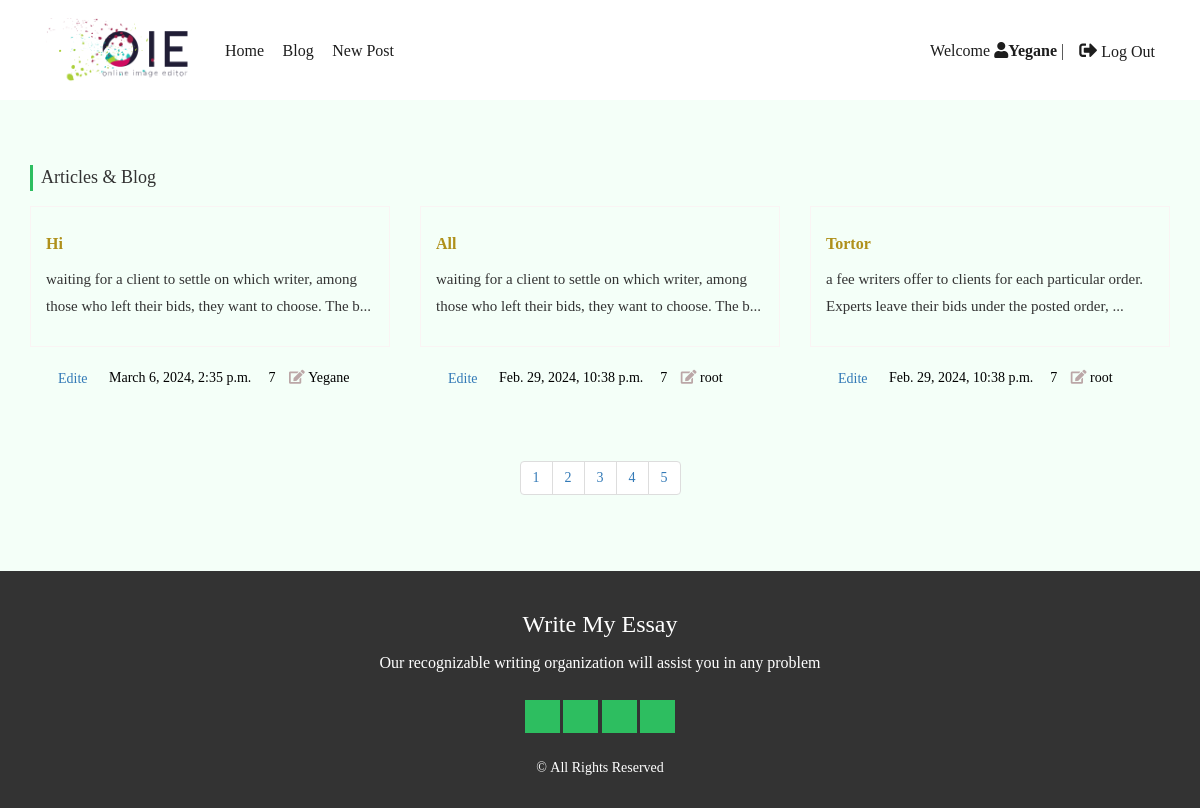
Screenshot of /blog/ (signed in) with the database file from the repository.
### blog/models.py (models this page shows, shortened)
class BaseModel(models.Model):
    created_at = models.DateTimeField(auto_now_add=True)
    updated_at = models.DateTimeField(auto_now=True)
    class Meta:
        abstract = True

class Post(BaseModel):
    class Meta:
        verbose_name_plural = 'Posts'
    STATUS_CHOICES = (
        ('pub', 'Published'),
        ('drf', 'Draft')
    )
    title = models.CharField(max_length=100)
    text = models.TextField()
    author = models.ForeignKey(User, on_delete=models.CASCADE, )
    status = models.CharField(choices=STATUS_CHOICES, max_length=3, default='pub')

### blog/views.py (the view)
# urls.py: path('', views.PostListView.as_view(), name='posts_list'),
class PostListView(generic.ListView):
    template_name = 'blog/posts_list.html'
    context_object_name = 'posts'
    def get_queryset(self):
        return Post.objects.filter(status='pub').order_by('-updated_at')

### blog/templates/blog/posts_list.html (shortened to what this page needs)
{% extends '_base.html' %}
{% load static %}
{% block content %}
    <div class="blog-box blog-page">
        <div class="container">
            <div class="title"><span>Articles & Blog</span></div>
            <div class="row">
                {% for p in posts %}
                    <div class="col-md-4">
                        <a href="{% url 'post_detail' p.id %}">
                            <div class="article-box">
                                <div class="a-text">
                                    <h4>{{ p.title }}</h4>
                                    <p>{{ p.text|slice:':107' }}...</p>
                                </div>
                        </a>
                        <div class="a-meta">
                            <a href="{% url 'post_update' p.id %}" class="btn" style="margin-right: 5px">Edite</a>
                                <span>{{ p.updated_at }}</span>
                                <span>&nbsp;7</span>
                                <span><i class="fa fa-edit"></i>&nbsp;{{ p.author }}</span>
                        </div>
                    </div>
                    </div>
                {% endfor %}
            <div class="col-md-12 text-center">
                <ul class="pagination">
                    <li><a href="#">1</a></li>
                    <li><a href="#">2</a></li>
                    <li><a href="#">3</a></li>
                    <li><a href="#">4</a></li>
                    <li><a href="#">5</a></li>
                </ul>
            </div>
{% endblock %}

### templates/_base.html (shortened to what this page needs)
{% load static %}
<!doctype html>
<html>
<head>
    <link rel="stylesheet" href="{% static 'css/blog/bootstrap.css' %}">
 <link rel="stylesheet" href="https://cdnjs.cloudflare.com/ajax/libs/font-awesome/5.15.4/css/all.min.css">
    <link rel="stylesheet" href="{% static 'css/blog/style.css' %}">
</head>
<body>
<header>
    <div class="top-menu">
        <div class="container">
            <div class="row">
                <div class="col-md-2 text-left">
                    <div class="logo">
                        <img src="{% static 'img/blog/logo.png' %}" alt="">
                    </div>
                </div>
                <div class="col-md-10">
                    <div class="main-menu">
                        <ul>
                            <li><a href="{% url 'home' %}">Home</a></li>
                            <li><a href="{% url 'posts_list' %}">Blog</a></li>
                            <li><a href="{% url 'post_create' %}">New Post</a></li>
                            {% if user.is_authenticated %}
                                <li class="my_li"><a>
                                <form action="{% url 'logout' %}" method="post" >
                                    <button class='btn_sub' type="submit"  ><i class="fa fa-sign-out-alt" style="font-size:18px;margin-top:1px; "></i> Log Out</button>
                                </form></a>    </li>
                                <li class="my_li"><a> Welcome <i class="fa fa-user" >{{ user.username }}</i></a>  |</li>
                             {% else %}
                                <li  class="fa fa-sign-in-alt my_li"><a href="{% url 'login' %}" >login</a></li>
                                <li  class="fa fa-sign-in-alt my_li"><a href="{% url 'signup' %}" >Sign UP</a>  |</li>
                            {% endif %}
                        </ul>
                    </div>
                </div>
            </div>
        </div>
    </div>
</header>
{% block content %}
{% endblock %}
<footer>
    <div class="footer text-center">
        <div class="container">
            <div class="row">
                <div class="col-md-12">
                    <div class="footer-desc">
                        <h3>Write My Essay</h3>
                        <p>Our recognizable writing organization will assist you in any problem</p>
                    </div>
                    <div class="footer-social">
                        <ul>
                            <li><a href="#"><i class="fa fa-facebook"></i></a></li>
                            <li><a href="#"><i class="fa fa-twitter"></i></a></li>
                            <li><a href="#"><i class="fa fa-instagram"></i></a></li>
                            <li><a href="#"><i class="fa fa-linkedin"></i></a></li>
                        </ul>
                    </div>
                    <div class="footer-copy-r">
                        <p>&copy;&nbsp;All Rights Reserved</p>
                        <br>
                    </div>
                </div>
            </div>
        </div>
    </div>
</footer>
</body>
</html>

### static/css/blog/style.css (style rules this page uses)
* { font-family: farabin; font-weight: 300; box-sizing: border-box; padding: 0; margin: 0; }
html { overflow-x: hidden !important; }
body { font-family:farabin; direction: ltr; overflow-x: hidden !important; margin: 0; padding: 0; background-color: rgb(244, 255, 248); }
ol,ul { margin: 0; padding: 0; }
li { list-style: none; }
a,a:hover,a:focus { text-decoration: none; }
a,a:hover,a:focus,figure,figure:hover,figcaption,i,i:hover,img,i { text-decoration: none; transition: all 0.3s; -webkit-transition: all 0.3s; -moz-transition: all 0.3s; -o-transition: all 0.3s; }
img { max-width: 100%; margin: 0 auto; }
h3, .h3 { font-size: 18px !important; line-height: 1.5; font-family:'farabin',tahoma; }
h4, .h4 { font-size: 16px !important; line-height: 1.5; font-family:'farabin',tahoma; }
button,a,i,li:focus { outline: 0; }
.title { text-align: left; padding: 15px 0; }
.title span { display: inline-block; font-size: 18px; border-left: 3px solid #2dbe60; padding-left: 8px; }
.top-menu { width: 100%; background-color: #fff; height: 100px; }
.top-menu .main-menu ul li { display: inline-block; margin-right: 15px; }
.top-menu .main-menu ul li a { padding: 40px 0; display: inline-block; color: #1d1d1d; font-size: 16px; }
.top-menu .logo { text-align:center; margin-top: 18px; }
.top-menu .logo img { display: table; margin: 0 auto; }
.blog-box { padding: 50px 0; background-color: #faf4f4; }
.blog-page { background-color: transparent; }
.blog-box .article-box { width: 100%; }
.blog-page .article-box { margin-bottom: 30px; }
.blog-box .article-box .a-meta { padding: 15px; }
.blog-box .article-box .a-meta span { display: inline-block; margin-right: 10px; color: #000; }
.blog-box .article-box .a-meta span i { color: #bba7a7; }
.blog-box .article-box .a-text { border: 1px solid #faf4f4; padding: 15px; transition: all 0.3s ease; -webkit-transition: all 0.3s ease; -moz-transition: all 0.3s ease; -o-transition: all 0.3s ease; }
.blog-box .article-box .a-text p { height: 50px; overflow: hidden; font-size: 15px; color: #333; margin-bottom: 15px; line-height: 1.8; }
.blog-box .article-box .a-text h4 { font-weight: bold; width: 100%; overflow: hidden; text-overflow: ellipsis; white-space: nowrap; color: #af901a; }
.footer { color: #fff; background: #333; padding-top: 15px; }
.footer .footer-desc h3 { font-size: 24px !important; }
.footer .footer-desc p { font-size: 16px; }
.footer .footer-social { margin: 25px 0; }
.footer .footer-social ul li { display: inline-block; }
.footer .footer-social ul li a { display: inline-block; width: 35px; height: 33px; line-height: 33px; font-size: 25px; background-color: #2dbe60; color: #fff; transition: none; }
.my_li { font-size: 16px; float: right; }
.btn_sub { background: none; color: inherit; border: none; padding: 0; font: inherit; cursor: pointer; outline: inherit; }

### rows the page displays
Post: title "Hi", text "waiting for a client to settle on which writer, among those who left their bids, they want to choose. The b", updated_at "March 6, 2024, 2:35 p.m.", author "Yegane"
Post: title "All", text "waiting for a client to settle on which writer, among those who left their bids, they want to choose. The b", updated_at "Feb. 29, 2024, 10:38 p.m.", author "root"
Post: title "Tortor", text "a fee writers offer to clients for each particular order. Experts leave their bids under the posted order,", updated_at "Feb. 29, 2024, 10:38 p.m.", author "root"

### other values shown
{{ user.username }} "Yegane"
